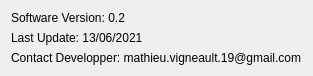
<?xml version="1.0" encoding="UTF-8"?>
<ui version="4.0">
 <class>Dialog</class>
 <widget class="QDialog" name="Dialog">
  <property name="geometry">
   <rect>
    <x>0</x>
    <y>0</y>
    <width>287</width>
    <height>69</height>
   </rect>
  </property>
  <property name="sizePolicy">
   <sizepolicy hsizetype="Fixed" vsizetype="Fixed">
    <horstretch>0</horstretch>
    <verstretch>0</verstretch>
   </sizepolicy>
  </property>
  <property name="windowTitle">
   <string>Help</string>
  </property>
  <layout class="QGridLayout" name="gridLayout">
   <item row="0" column="0">
    <widget class="QLabel" name="label_2">
     <property name="text">
      <string>Software Version: 0.2</string>
     </property>
    </widget>
   </item>
   <item row="2" column="0">
    <widget class="QLabel" name="label">
     <property name="sizePolicy">
      <sizepolicy hsizetype="Minimum" vsizetype="Minimum">
       <horstretch>0</horstretch>
       <verstretch>0</verstretch>
      </sizepolicy>
     </property>
     <property name="text">
      <string>Contact Developper: mathieu.vigneault.19@gmail.com</string>
     </property>
    </widget>
   </item>
   <item row="1" column="0">
    <widget class="QLabel" name="label_3">
     <property name="text">
      <string>Last Update: 13/06/2021</string>
     </property>
    </widget>
   </item>
  </layout>
 </widget>
 <resources/>
 <connections/>
</ui>
